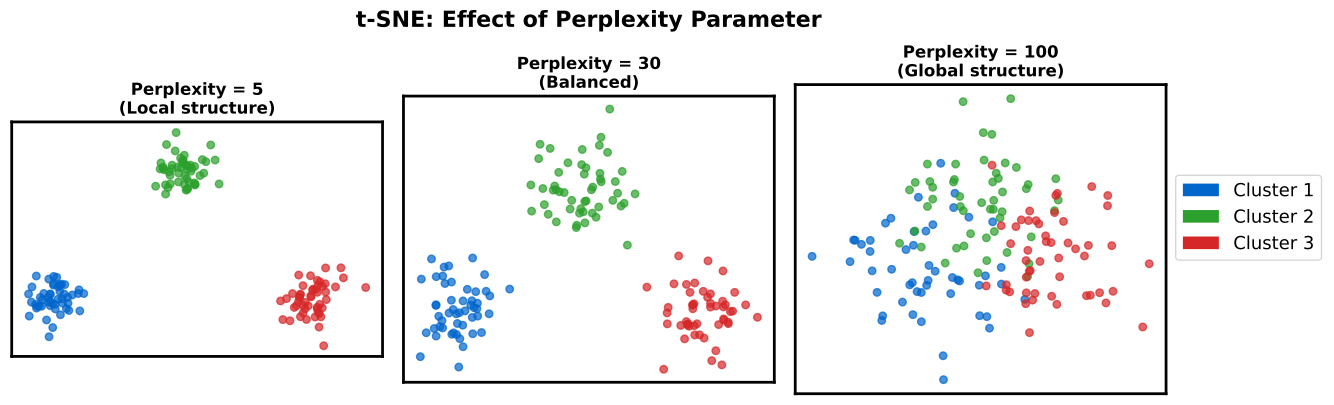

This chart was generated by the following Python code:
"""t-SNE Perplexity Effect - Different perplexity values"""
import matplotlib.pyplot as plt
import numpy as np
from pathlib import Path

plt.rcParams.update({
    'font.size': 14, 'axes.labelsize': 14, 'axes.titlesize': 16,
    'xtick.labelsize': 13, 'ytick.labelsize': 13, 'legend.fontsize': 13,
    'figure.figsize': (10, 6), 'figure.dpi': 150
})

MLPURPLE = '#3333B2'
MLBLUE = '#0066CC'
MLGREEN = '#2CA02C'
MLRED = '#D62728'
MLORANGE = '#FF7F0E'

np.random.seed(42)

# Generate clustered data
n_per_cluster = 50
centers = [(-3, 0), (0, 3), (3, 0)]
colors = [MLBLUE, MLGREEN, MLRED]

fig, axes = plt.subplots(1, 3, figsize=(12, 4))

perplexities = [5, 30, 100]
titles = ['Perplexity = 5\n(Local structure)',
          'Perplexity = 30\n(Balanced)',
          'Perplexity = 100\n(Global structure)']

for ax, perp, title in zip(axes, perplexities, titles):
    # Simulate t-SNE output with different perplexities
    # Low perplexity: tighter clusters, more separation
    # High perplexity: more spread, clusters merge

    spread_factor = 0.3 + (perp / 100) * 0.7
    separation = 3 - (perp / 100) * 1.5

    for i, (cx, cy) in enumerate(centers):
        n = n_per_cluster
        x = np.random.randn(n) * spread_factor + cx * separation / 3
        y = np.random.randn(n) * spread_factor + cy * separation / 3
        ax.scatter(x, y, c=colors[i], alpha=0.7, s=30)

    ax.set_title(title, fontsize=12, fontweight='bold')
    ax.set_xticks([])
    ax.set_yticks([])
    ax.set_aspect('equal')

    # Add box
    for spine in ax.spines.values():
        spine.set_linewidth(2)

fig.suptitle('t-SNE: Effect of Perplexity Parameter', fontsize=16, fontweight='bold', y=1.02)

# Add legend
from matplotlib.patches import Patch
legend_elements = [Patch(facecolor=c, label=f'Cluster {i+1}')
                   for i, c in enumerate(colors)]
fig.legend(handles=legend_elements, loc='center right', bbox_to_anchor=(1.12, 0.5))

plt.tight_layout()
plt.savefig(Path(__file__).parent / 'chart.pdf', dpi=300, bbox_inches='tight')
plt.close()
print("Chart saved: 04_tsne_perplexity/chart.pdf")
